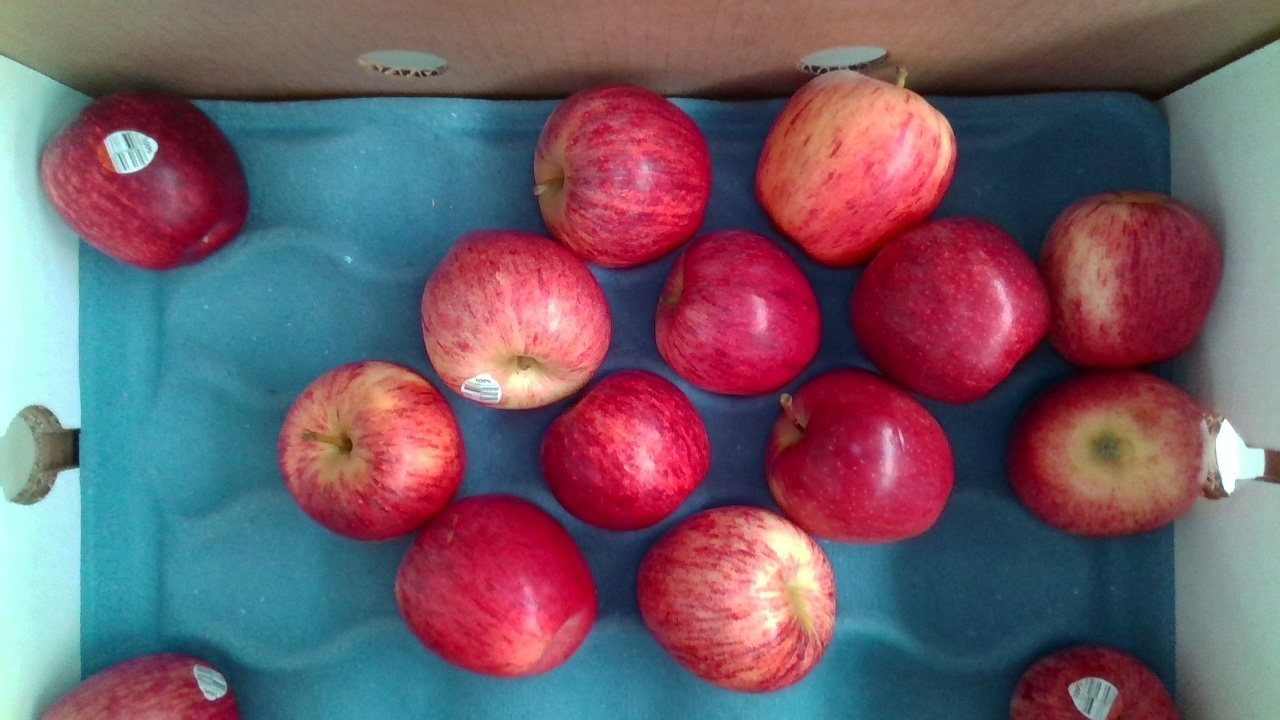
#> input picture samples/03_edge_detection/data/apples.png, 1280 x 720 px
$ python 03_cv_canny.py
#> lines starting #> are read from the running program, lines starting #| are printed output that depends on the picture
import cv2 as cv
import numpy as np


def main():

    # Load image

    img = cv.imread("data/apples.png")
#> img is the input picture: shape (720, 1280, 3); mean B, G, R 104.1, 92.1, 113.9

    if img is None:
        print("ERROR::CV::Could not read image.")
        return

    # Resize image

    rows, cols, channels = img.shape
#> rows = 720; cols = 1280; channels = 3

    img = cv.resize(img, (cols // 2, rows // 2))
#> img: shape (360, 640, 3)

    cv.imshow("img", img)
    cv.waitKey(0)

    # Convert image from BGR to grayscale

    img = cv.cvtColor(img, cv.COLOR_BGR2GRAY)
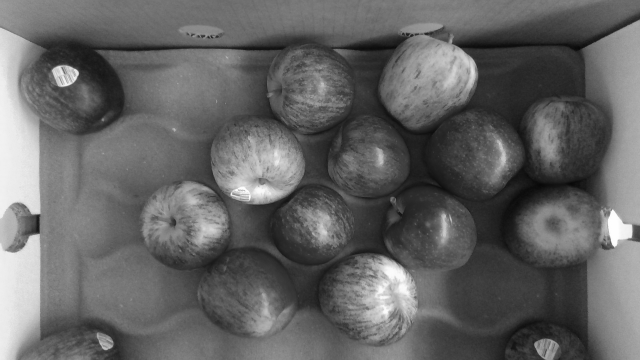
#> img: shape (360, 640); min 8, max 254, mean 100.1

    # OpenCV canny()

    canny = cv.Canny(img, 25, 255)
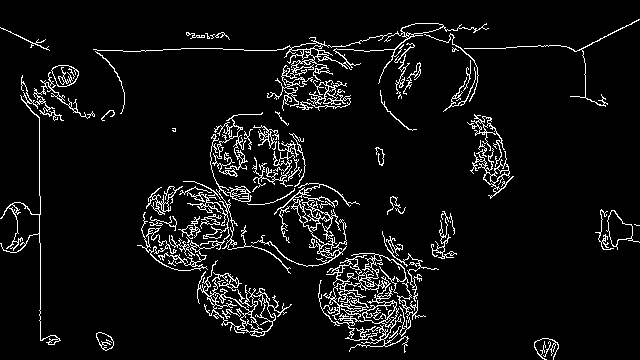
#> canny: shape (360, 640); 6.3% white in thin lines or dots

    cv.imshow("OpenCV Canny", canny)
    cv.waitKey(0)
    cv.imwrite("data/cv_canny.png", canny)

    cv.destroyAllWindows()

    return


if __name__ == "__main__":

    main()
